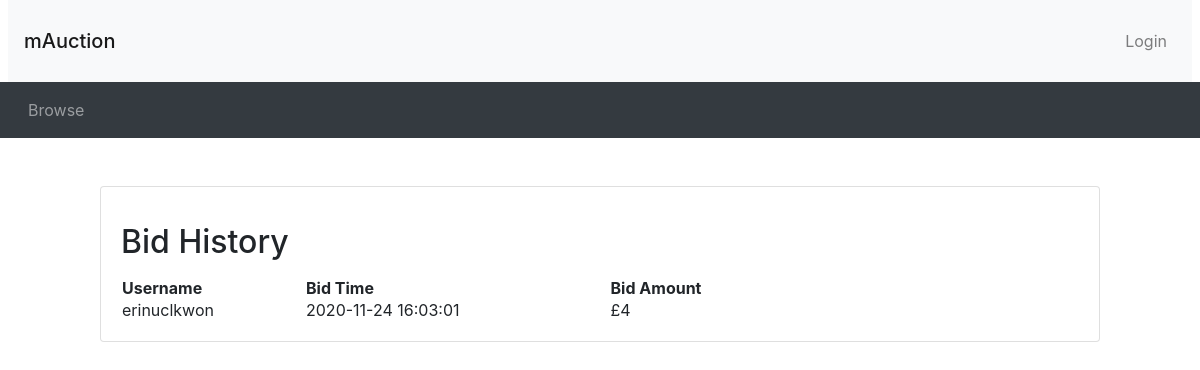
The page /listing.php?item_id=4 on the database its author committed.
### tables this page shows
CREATE TABLE bid (
bidID INT NOT NULL AUTO_INCREMENT,
userName VARCHAR(45) NOT NULL,
bidTime DATETIME NOT NULL DEFAULT CURRENT_TIMESTAMP,
saleItemID INT NOT NULL,
bidAmount DECIMAL NOT NULL,
PRIMARY KEY (bidID));

### listing.php (the view, shortened to what this page needs)
<?php include_once("header.php") ?>
<?php include("connection.php") ?>
<?php
$item_id = $_GET['item_id'];
$query = "SELECT auction.*, MAX(bidAmount), COUNT(bidID)
	  FROM auction, bid where auction.saleItemID=$item_id and bid.saleItemID=$item_id";
$result = mysqli_query($connection, $query) or die('Error making select bid and auction query' . mysqli_error($connection));
while ($row = mysqli_fetch_assoc($result)) {
  $item_id = $row['saleItemID'];
  $endDate = $row['endDate'];
}
$end_time = new DateTime($endDate);
$now = new DateTime("now");
?>
              <?php include_once("footer.php") ?>
              <?php if ($now < $end_time) : ?>
                <div class="container my-5">
                  <div style="max-width: 1000px; margin: 10px auto">
                    <div class="card">
                      <div class="card-body">
                        <div class="bidhistory">
                          <div class="row">
                            <div class="col-sm-8">
                              <h2 class="my-3">Bid History</h2>
                            </div>
                          </div>
                          <?php
                          $query = "SELECT * FROM bid WHERE saleItemID=$item_id";
                          $result = mysqli_query($connection, $query) or die('Error making select users query' . mysqli_error($connection));
                          echo '<table style="width:70%">
      <th>Username</th>
      <th>Bid Time</th>
      <th>Bid Amount</th>';
                          while ($row = mysqli_fetch_assoc($result)) {
                            $userName = $row["userName"];
                            $bidTime = $row["bidTime"];
                            $bidAmount = $row["bidAmount"];
                            echo '<tr>
        <td>' . $userName . ' </td>
        <td>' . $bidTime . ' </td>
        <td>£' . number_format($bidAmount) . ' </td>
        </tr>';
                          }
                          ?>
                        </div>
                      </div>
                    </div>
                  </div>
                </div>
              <?php endif; ?>

### rows shown on the page
bid: userName "erinuclkwon", bidTime "2020-11-24 16:03:01", bidAmount "4"
